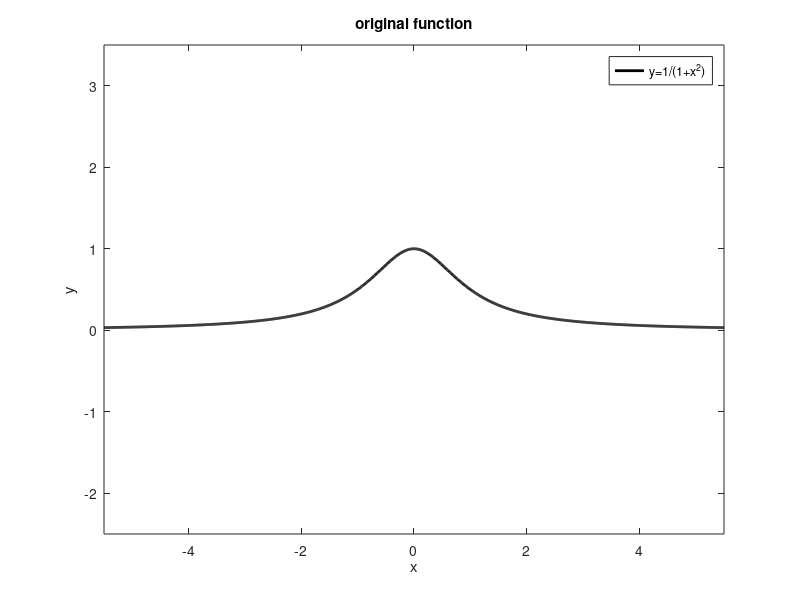

This figure's MATLAB source: (Note: this script raises an error after producing the figure.)
function runge_chebychev
% script to illustrate Runge phenomenon
%m = input('enter number of interpolating polynomials: ');

lw = 'linewidth';
z = linspace(-5.5,5.5,1000);
t=1./(1+z.^2);
plot(z,t,'-k', lw,2);
axis([-5.5 5.5 -2.5 3.5 ])
xlabel('x')
ylabel('y')
legend('y=1/(1+x^2)')
title(sprintf('original function'))



m = 5 ;
n = 1 ;
for k=1:m
% n = input('enter degree of interpolating polynomial: ');
  input('next polynomial');
  n = 2 * n ;
  %x = linspace(-5,5,n+1);
  x = 5*chebpts(n+1)';
  y = 1./(1+x.*x);
  t1 = 1./(1+z.^2);
  h1_line=plot(z,t1,'-k', lw,2);
  hold on
  plot(x, -0.5*ones(size(x)), 'kx');
  t=Newtonpol(x,y,z);
  h2_line = plot(z,t,'r', lw,2);
  err = max(t1 - t');
  [n err]
  axis([-5.5 5.5 -2.5 3.5 ])
  title(sprintf('example of divergence (n = %2.0f)', n))
  xlabel('x')
  ylabel('y')
  legend('y=1/(1+x^2)', 'interp. pts', 'interpolant')
  hold off
end

function [yi,a] = Newtonpol(x,y,xi)
  a=divdiff(x,y);
  n=length(a);
  val=a(n);
  for m = n-1:-1:1
    val=(xi-x(m)).*val + a(m);
  end
  yi=val(:);

function a = divdiff(x,y)
  n=length(x);
  for k=1:n-1
    y(k+1:n) = (y(k+1:n) - y(k))./(x(k+1:n)-x(k));
  end
  a=y(:);
